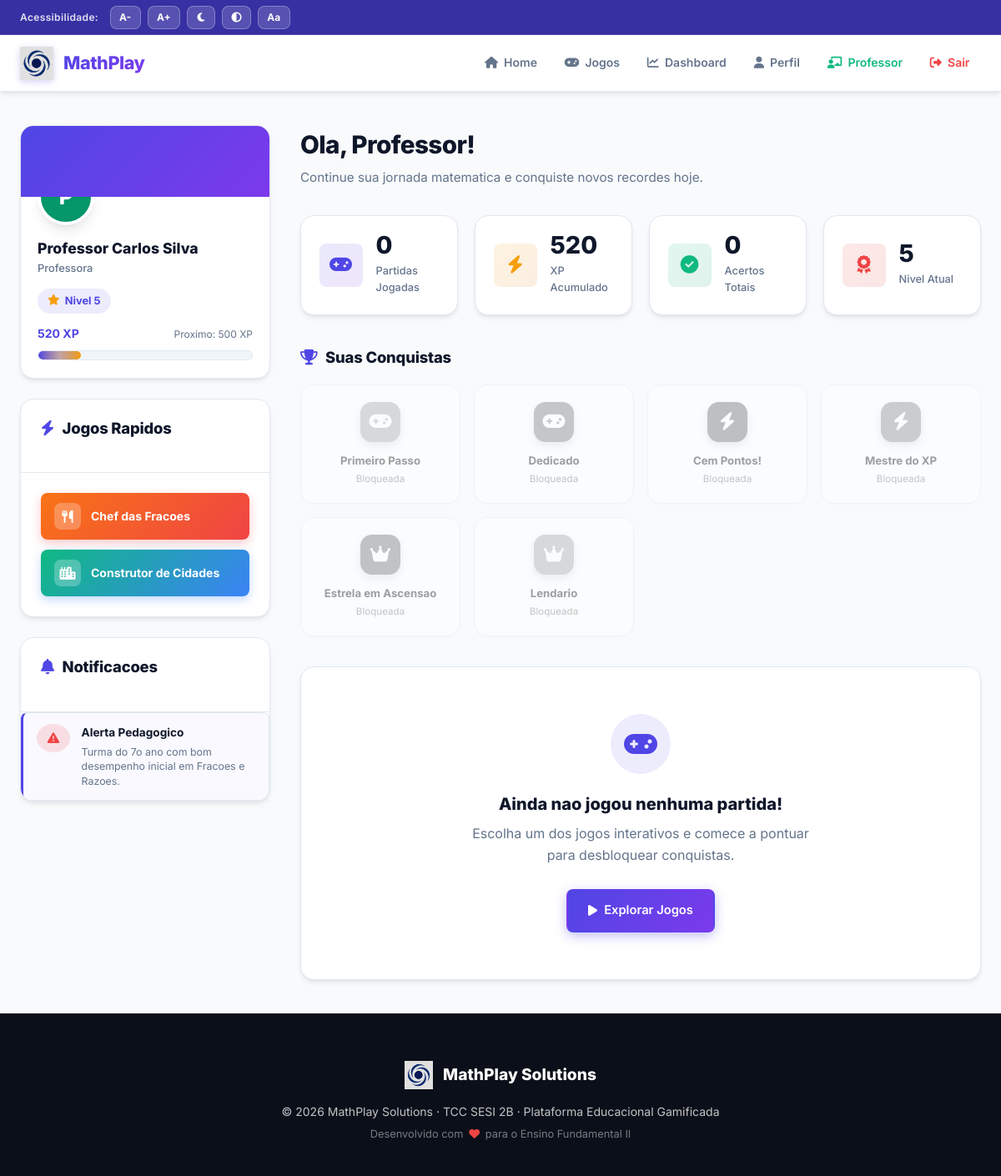
/dashboard.php (signed in), run on the app's committed database.
### tables this page shows
CREATE TABLE IF NOT EXISTS `users` (
  `id` INT AUTO_INCREMENT PRIMARY KEY,
  `name` VARCHAR(100) NOT NULL,
  `email` VARCHAR(150) NOT NULL UNIQUE,
  `password_hash` VARCHAR(255) NOT NULL,
  `role` ENUM('student', 'teacher') NOT NULL DEFAULT 'student',
  `avatar_color` VARCHAR(7) DEFAULT '#4F46E5',
  `level` INT NOT NULL DEFAULT 1,
  `xp` INT NOT NULL DEFAULT 0,
  `created_at` TIMESTAMP DEFAULT CURRENT_TIMESTAMP
);

CREATE TABLE IF NOT EXISTS `notifications` (
  `id` INT AUTO_INCREMENT PRIMARY KEY,
  `user_id` INT NOT NULL,
  `type` VARCHAR(50) DEFAULT 'info',
  `title` VARCHAR(150) NOT NULL,
  `message` TEXT NOT NULL,
  `is_read` TINYINT(1) DEFAULT 0,
  `created_at` TIMESTAMP DEFAULT CURRENT_TIMESTAMP,
  CONSTRAINT `fk_notif_user` FOREIGN KEY (`user_id`) REFERENCES `users` (`id`) ON DELETE CASCADE
);

CREATE TABLE IF NOT EXISTS `achievements` (
  `id` INT AUTO_INCREMENT PRIMARY KEY,
  `name` VARCHAR(100) NOT NULL,
  `description` VARCHAR(255) NOT NULL,
  `icon` VARCHAR(50) DEFAULT 'fa-trophy',
  `condition_type` VARCHAR(50) NOT NULL,
  `condition_value` INT NOT NULL DEFAULT 0,
  `color` VARCHAR(7) DEFAULT '#F59E0B'
);

### includes/auth.php (called while the page is built, shortened)
<?php
require_once __DIR__ . '/db.php';
function isLoggedIn(): bool {
    return isset($_SESSION['user_id']);
}
function getCurrentUser(): ?array {
    global $pdo;
    $s = $pdo->prepare('SELECT * FROM users WHERE id = ?');
    $s->execute([$_SESSION['user_id']]);
    return $s->fetch() ?: null;
}

### dashboard.php (the view, shortened to what this page needs)
<?php
require_once __DIR__ . '/includes/auth.php';
$user = getCurrentUser();
$xpForNextLevel = ($user['level']) * 100;
$xpProgress = $user['xp'] % 100;
$xpPct = min(100, round($xpProgress / 100 * 100));
$stmt = $pdo->prepare('SELECT COUNT(*) AS total, SUM(score) AS pts, SUM(correct_answers) AS hits, SUM(wrong_answers) AS misses FROM game_sessions WHERE user_id = ?');
$stmt->execute([$user['id']]);
$stats = $stmt->fetch();
$stmt = $pdo->prepare('SELECT gs.*, g.name AS game_name, g.slug FROM game_sessions gs JOIN games g ON g.id=gs.game_id WHERE gs.user_id=? ORDER BY gs.played_at DESC LIMIT 5');
$stmt->execute([$user['id']]);
$sessions = $stmt->fetchAll();
$stmt = $pdo->prepare('SELECT a.*, (SELECT 1 FROM user_achievements ua WHERE ua.user_id=? AND ua.achievement_id=a.id) AS unlocked FROM achievements a');
$stmt->execute([$user['id']]);
$allAch = $stmt->fetchAll();
$stmt = $pdo->prepare('SELECT * FROM notifications WHERE user_id=? ORDER BY created_at DESC LIMIT 5');
$stmt->execute([$user['id']]);
$notifs = $stmt->fetchAll();
require_once __DIR__ . '/includes/header.php';
?>
<div class="dashboard-layout">
  <aside class="dashboard-sidebar" aria-label="Perfil do jogador">
    <div class="profile-card">
      <div class="profile-banner"></div>
      <div class="profile-avatar-wrap">
        <div class="avatar" style="background:<?= htmlspecialchars($user['avatar_color']) ?>;" aria-hidden="true">
          <?= mb_strtoupper(mb_substr($user['name'], 0, 1)) ?>
        </div>
      </div>
      <div class="profile-info">
        <div class="profile-name"><?= htmlspecialchars($user['name']) ?></div>
        <div class="profile-role"><?= $user['role'] === 'teacher' ? 'Professora' : 'Aluno' ?></div>
        <div class="level-badge"><i class="fa-solid fa-star"></i> Nivel <?= $user['level'] ?></div>
        <div class="xp-label">
          <span class="xp-current"><?= $user['xp'] ?> XP</span>
          <span class="xp-next">Proximo: <?= $xpForNextLevel ?> XP</span>
        </div>
        <div class="xp-bar-wrap">
          <div class="xp-bar-fill" style="width:<?= $xpPct ?>%;" role="progressbar" aria-valuenow="<?= $xpPct ?>" aria-valuemin="0" aria-valuemax="100"></div>
        </div>
      </div>
    </div>
    <div class="card">
      <div class="card-header">
        <h3 class="section-heading"><i class="fa-solid fa-bolt"></i> Jogos Rapidos</h3>
      </div>
      <div class="card-body">
        <div class="flex-col gap-md">
          <a href="/vortex/games/fractions.php" class="quick-game-btn quick-game-fractions">
            <div class="quick-game-icon"><i class="fa-solid fa-utensils"></i></div>
            <span>Chef das Fracoes</span>
          </a>
          <a href="/vortex/games/geometry.php" class="quick-game-btn quick-game-geometry">
            <div class="quick-game-icon"><i class="fa-solid fa-city"></i></div>
            <span>Construtor de Cidades</span>
          </a>
        </div>
      </div>
    </div>
    <?php if (!empty($notifs)): ?>
    <div class="card">
      <div class="card-header">
        <h3 class="section-heading"><i class="fa-solid fa-bell"></i> Notificacoes</h3>
      </div>
      <div class="card-body card-body-flush">
        <div class="notification-list">
          <?php foreach ($notifs as $n): ?>
          <div class="notification-item <?= !$n['is_read'] ? 'unread' : '' ?>">
            <div class="notification-icon-wrap <?= htmlspecialchars($n['type']) ?>">
              <i class="fa-solid <?= match($n['type']){'achievement'=>'fa-trophy','ai'=>'fa-brain','alert'=>'fa-triangle-exclamation',default=>'fa-circle-info'} ?>"></i>
            </div>
            <div>
              <div class="notification-title"><?= htmlspecialchars($n['title']) ?></div>
              <div class="notification-msg"><?= htmlspecialchars($n['message']) ?></div>
            </div>
          </div>
          <?php endforeach; ?>
        </div>
      </div>
    </div>
    <?php endif; ?>
  </aside>
  <div class="dashboard-main">
    <div class="dash-welcome">
      <h1 class="dash-welcome-title">Ola, <?= htmlspecialchars(explode(' ', $user['name'])[0]) ?>!</h1>
      <p class="dash-welcome-sub">Continue sua jornada matematica e conquiste novos recordes hoje.</p>
    </div>
    <div class="stats-grid" aria-label="Estatisticas gerais">
      <div class="stat-card">
        <div class="stat-icon stat-icon-primary" aria-hidden="true"><i class="fa-solid fa-gamepad"></i></div>
        <div>
          <div class="stat-value"><?= (int)$stats['total'] ?></div>
          <div class="stat-label">Partidas Jogadas</div>
        </div>
      </div>
      <div class="stat-card">
        <div class="stat-icon stat-icon-warning" aria-hidden="true"><i class="fa-solid fa-bolt"></i></div>
        <div>
          <div class="stat-value"><?= $user['xp'] ?></div>
          <div class="stat-label">XP Acumulado</div>
        </div>
      </div>
      <div class="stat-card">
        <div class="stat-icon stat-icon-success" aria-hidden="true"><i class="fa-solid fa-circle-check"></i></div>
        <div>
          <div class="stat-value"><?= (int)$stats['hits'] ?></div>
          <div class="stat-label">Acertos Totais</div>
        </div>
      </div>
      <div class="stat-card">
        <div class="stat-icon stat-icon-danger" aria-hidden="true"><i class="fa-solid fa-award"></i></div>
        <div>
          <div class="stat-value"><?= $user['level'] ?></div>
          <div class="stat-label">Nivel Atual</div>
        </div>
      </div>
    </div>
    <div>
      <h2 class="section-heading"><i class="fa-solid fa-trophy"></i> Suas Conquistas</h2>
      <div class="achievements-grid" aria-label="Conquistas desbloqueadas">
        <?php foreach ($allAch as $a): $locked = !$a['unlocked']; ?>
        <div class="achievement-card <?= $locked ? 'locked' : '' ?>" title="<?= $locked ? 'Conquista Bloqueada' : 'Conquista Desbloqueada!' ?>">
          <div class="achievement-icon-wrap" style="background:<?= htmlspecialchars($a['color']) ?>;">
            <i class="fa-solid <?= match($a['condition_type']){'games_played'=>'fa-gamepad','score_fractions'=>'fa-utensils','games_played_geometry'=>'fa-city','xp_total'=>'fa-bolt','level'=>'fa-crown',default=>'fa-trophy'} ?>"></i>
          </div>
          <div class="achievement-name"><?= htmlspecialchars($a['name']) ?></div>
          <div class="achievement-desc"><?= $locked ? 'Bloqueada' : htmlspecialchars($a['description']) ?></div>
        </div>
        <?php endforeach; ?>
      </div>
    </div>
    <?php if (!empty($sessions)): ?>
    <div>
      <h2 class="section-heading"><i class="fa-solid fa-clock-rotate-left"></i> Historico Recente</h2>
      <div class="card">
        <div class="card-body-flush overflow-x-auto">
          <table class="student-table" aria-label="Historico de partidas">
            <thead>
              <tr>
                <th>Jogo</th>
                <th>Pontuacao</th>
                <th>Acertos</th>
                <th>Erros</th>
                <th>Dificuldade</th>
                <th>Data</th>
              </tr>
            </thead>
            <tbody>
              <?php foreach ($sessions as $s): ?>
              <tr>
                <td><strong><?= htmlspecialchars($s['game_name']) ?></strong></td>
                <td><span class="score-cell"><?= $s['score'] ?> pts</span></td>
                <td><span class="hits-cell"><i class="fa-solid fa-check"></i> <?= $s['correct_answers'] ?></span></td>
                <td><span class="misses-cell"><i class="fa-solid fa-xmark"></i> <?= $s['wrong_answers'] ?></span></td>
                <td><?= ucfirst($s['difficulty']) ?></td>
                <td class="date-cell"><?= date('d/m/Y H:i', strtotime($s['played_at'])) ?></td>
              </tr>
              <?php endforeach; ?>
            </tbody>
          </table>
        </div>
      </div>
    </div>
    <?php else: ?>
    <div class="card empty-state-card">
      <div class="empty-state-icon">
        <i class="fa-solid fa-gamepad"></i>
      </div>
      <h3 class="empty-state-title">Ainda nao jogou nenhuma partida!</h3>
      <p class="empty-state-text">Escolha um dos jogos interativos e comece a pontuar para desbloquear conquistas.</p>
      <a href="/vortex/games/index.php" class="btn btn-primary">
        <i class="fa-solid fa-play"></i> Explorar Jogos
      </a>
    </div>
    <?php endif; ?>
  </div>
</div>
<?php require_once __DIR__ . '/includes/footer.php'; ?>

### assets/css/style.css (style rules this page uses)
:root { --primary: #4F46E5; --primary-dark: #3730A3; --primary-light: #818CF8; --secondary: #7C3AED; --accent: #F59E0B; --success: #10B981; --danger: #EF4444; --warning: #F97316; --info: #0EA5E9; --bg: #F8FAFC; --bg-card: #FFFFFF; --bg-secondary: #F1F5F9; --text: #0F172A; --text-muted: #64748B; --text-light: #94A3B8; --border: #E2E8F0; --shadow-sm: 0 1px 2px 0 rgba(0, 0, 0, 0.05); --shadow: 0 4px 6px -1px rgba(0, 0, 0, 0.08), 0 2px 4px -2px rgba(0, 0, 0, 0.06); --shadow-md: 0 10px 15px -3px rgba(0, 0, 0, 0.09), 0 4px 6px -4px rgba(0, 0, 0, 0.07); --shadow-lg: 0 20px 25px -5px rgba(0, 0, 0, 0.12), 0 8px 10px -6px rgba(0, 0, 0, 0.08); --shadow-xl: 0 25px 50px -12px rgba(0, 0, 0, 0.25); --radius: 16px; --radius-sm: 8px; --radius-full: 9999px; --font-size-base: 16px; --transition: all 0.25s cubic-bezier(0.4, 0, 0.2, 1); --navbar-h: 68px; --a11y-h: 42px; }
*, *::before, *::after { box-sizing: border-box; margin: 0; padding: 0; }
html { font-size: var(--font-size-base); scroll-behavior: smooth; }
body { font-family: 'Inter', -apple-system, BlinkMacSystemFont, 'Segoe UI', Roboto, sans-serif; background-color: var(--bg); color: var(--text); line-height: 1.6; transition: background-color 0.3s, color 0.3s; min-height: 100vh; display: flex; flex-direction: column; }
a { color: var(--primary); text-decoration: none; transition: var(--transition); }
.btn { display: inline-flex; align-items: center; justify-content: center; gap: 0.5rem; padding: 0.75rem 1.5rem; border-radius: var(--radius-sm); font-size: 0.92rem; font-weight: 600; cursor: pointer; transition: var(--transition); border: 2px solid transparent; text-decoration: none; white-space: nowrap; min-height: 44px; box-sizing: border-box; }
.btn-primary { background: linear-gradient(135deg, var(--primary), var(--secondary)); color: #FFFFFF; box-shadow: 0 4px 14px rgba(79, 70, 229, 0.35); }
.card { background: var(--bg-card); border-radius: var(--radius); border: 1px solid var(--border); box-shadow: var(--shadow); overflow: hidden; transition: var(--transition); }
.card-body { padding: 1.5rem; }
.card-body-flush { padding: 0; }
.card-header { padding: 1.25rem 1.5rem; border-bottom: 1px solid var(--border); display: flex; align-items: center; justify-content: space-between; }
.xp-bar-wrap { background: var(--bg-secondary); border-radius: var(--radius-full); height: 12px; overflow: hidden; border: 1px solid var(--border); position: relative; }
.xp-bar-fill { height: 100%; border-radius: var(--radius-full); background: linear-gradient(90deg, var(--primary), var(--accent)); transition: width 0.8s cubic-bezier(0.4, 0, 0.2, 1); position: relative; }
.xp-bar-fill::after { content: ''; position: absolute; inset: 0; background: linear-gradient(90deg, transparent, rgba(255, 255, 255, 0.35), transparent); animation: shimmer 2.2s infinite; }
.xp-label { display: flex; justify-content: space-between; align-items: center; margin-bottom: 0.5rem; }
.xp-current { font-size: 0.875rem; font-weight: 700; color: var(--primary); }
.xp-next { font-size: 0.75rem; color: var(--text-muted); }
.alert { padding: 0.9rem 1.25rem; border-radius: var(--radius-sm); font-size: 0.875rem; font-weight: 500; margin-bottom: 1.25rem; display: flex; align-items: center; gap: 0.65rem; }
.flex-col { display: flex; flex-direction: column; }
.gap-md { gap: 0.75rem; }

### data on the page
users: name "P", name "Professor Carlos Silva", level "5", xp "520", level "500", name "Professor"
notifications: title "Alerta Pedagogico", message "Turma do 7o ano com bom desempenho inicial em Fracoes e Razoes."
achievements: name "Primeiro Passo"
achievements: name "Dedicado"
achievements: name "Cem Pontos!"
achievements: name "Mestre do XP"
achievements: name "Estrela em Ascensao"
achievements: name "Lendario"

### other printed values
$stats['total'] "0"
$stats['hits'] "0"
